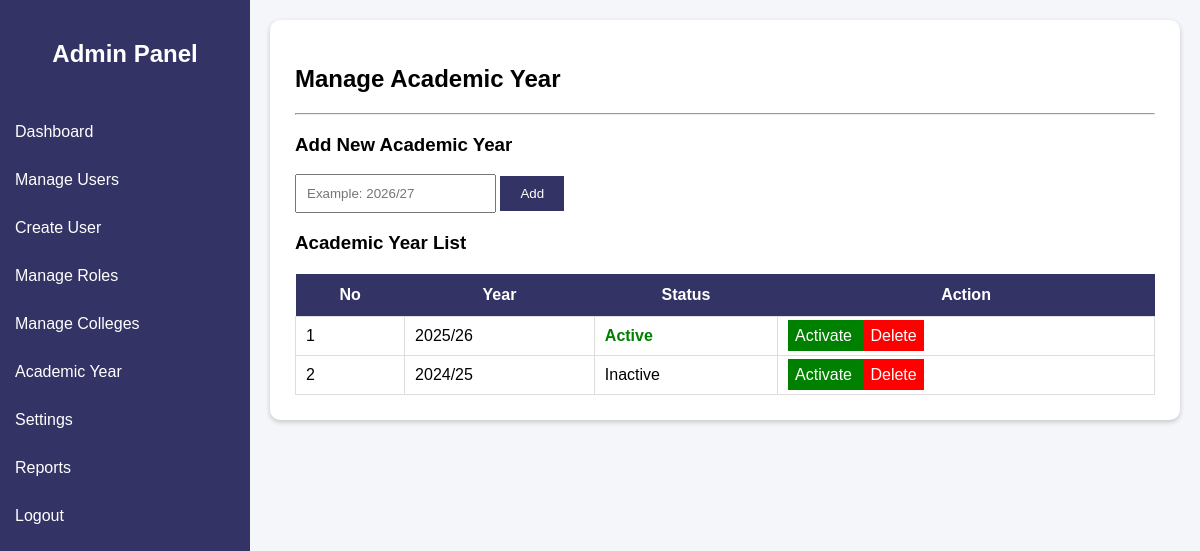
Page /admin/manage_academic_year.php (signed in) on the committed database.
### tables this page shows
CREATE TABLE IF NOT EXISTS academic_years (
    id         INT         NOT NULL AUTO_INCREMENT,
    year_name  VARCHAR(50) NOT NULL UNIQUE,
    status     ENUM('Active','Inactive') NOT NULL DEFAULT 'Inactive',
    created_at TIMESTAMP  NOT NULL DEFAULT CURRENT_TIMESTAMP,
    PRIMARY KEY (id)
);

### admin/manage_academic_year.php (the view, shortened to what this page needs)
<?php
include '../config/database.php';
$years=mysqli_query(
$conn,
"SELECT * FROM academic_years ORDER BY id DESC"
);
?>
<!DOCTYPE html>
<html lang="en">
<head>
</head>
<body>
<div class="sidebar">
<h2>
Admin Panel
</h2>
<a href="dashboard.php">
Dashboard
</a>
<a href="manage_users.php">
Manage Users
</a>
<a href="create_user.php">
Create User
</a>
<a href="manage_roles.php">
Manage Roles
</a>
<a href="manage_colleges.php">
Manage Colleges
</a>
<a href="manage_academic_year.php">
Academic Year
</a>
<a href="settings.php">
Settings
</a>
<a href="reports.php">
Reports
</a>
<a href="../logout.php">
Logout
</a>
</div>
<div class="main">
<div class="card">
<h2>
Manage Academic Year
</h2>
<hr>
<h3>
Add New Academic Year
</h3>
<form method="POST">
<input
type="text"
name="year_name"
placeholder="Example: 2026/27"
required>
<button name="add">
Add
</button>
</form>
<h3>
Academic Year List
</h3>
<table>
<tr>
<th>No</th>
<th>Year</th>
<th>Status</th>
<th>Action</th>
</tr>
<?php
$count=1;
while($row=mysqli_fetch_assoc($years))
{
?>
<tr>
<td>
<?php echo $count++; ?>
</td>
<td>
<?php echo htmlspecialchars($row['year_name']); ?>
</td>
<td>
<?php
if($row['status']=="Active")
{
echo "<span class='active'>Active</span>";
}
else
{
echo "Inactive";
}
?>
</td>
<td>
<a class="activate"
href="manage_academic_year.php?activate=<?php echo $row['id']; ?>">
Activate
</a>
<a class="delete"
href="manage_academic_year.php?delete=<?php echo $row['id']; ?>"
onclick="return confirm('Delete year?')">
Delete
</a>
</td>
</tr>
<?php
}
?>
</table>
</div>
</div>
</body>
</html>

### admin/manage_academic_year.php (style rules this page uses)
body { margin:0; font-family:Arial; background:#f4f6f9; }
.sidebar { width:250px; height:100vh; background:#333366; position:fixed; }
.sidebar h2 { color:white; text-align:center; padding:20px; }
.sidebar a { display:block; color:white; padding:15px; text-decoration:none; }
.main { margin-left:250px; padding:20px; }
.card { background:white; padding:25px; border-radius:10px; box-shadow:0 2px 5px rgba(0,0,0,.2); }
input { padding:10px; }
button { background:#333366; color:white; padding:10px 20px; border:none; cursor:pointer; }
table { width:100%; border-collapse:collapse; margin-top:20px; }
th { background:#333366; color:white; padding:12px; }
td { border:1px solid #ddd; padding:10px; }
.active { color:green; font-weight:bold; }
.activate { background:green; color:white; padding:7px; text-decoration:none; }
.delete { background:red; color:white; padding:7px; text-decoration:none; }

### rows in the picture
academic_years: year_name "2025/26", status "Active"
academic_years: year_name "2024/25", status "Inactive"
